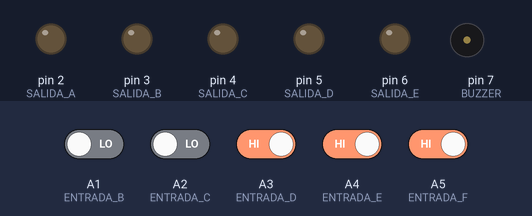
Bench run of a sketch on a simulated Arduino Uno, built with avr-gcc and run on an emulated ATmega328P. On the bench: output pins drawn as LEDs (lit = HIGH), buzzer (waves = sounding). Dashed ring = blinking. Inputs (shaded band) come from the test bench; at power-on: A3 (ENTRADA_D), A4 (ENTRADA_E), A5 (ENTRADA_F) HIGH, A1 (ENTRADA_B), A2 (ENTRADA_C) LOW. Random numbers use the default seed unless the sketch sets one.

Above: at 1.2 s.
1.3 s: A5 (ENTRADA_F) driven LOW
At 2.83 s:
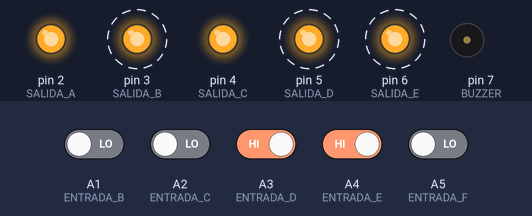
At 4.1 s:
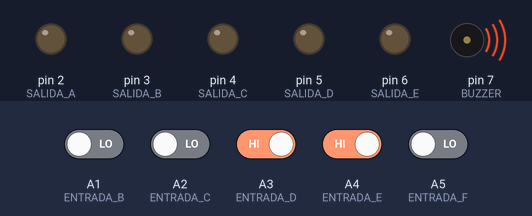
4.3 s: A2 (ENTRADA_C) driven HIGH
At 7.03 s:
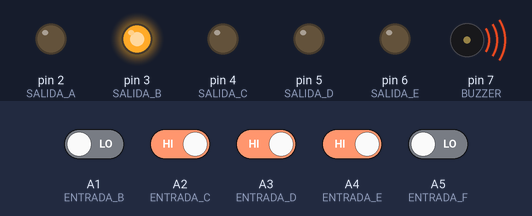
7.3 s: A2 (ENTRADA_C) driven LOW and A3 (ENTRADA_D) driven LOW
10.3 s: A4 (ENTRADA_E) driven LOW
13.3 s: A4 (ENTRADA_E) driven HIGH
Timing chart, 0 to 17.3 s (numbered marks = the images above; inputs shaded):
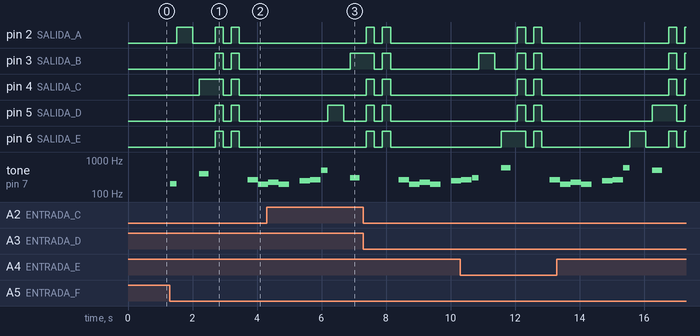

Measured:
- after the input at 1.3 s, pin 2 (SALIDA_A): goes HIGH 0.50 s, LOW 0.70 s, HIGH 0.25 s, LOW 0.25 s, HIGH 0.25 s, then LOW, starting after 0.21 s; pin 3 (SALIDA_B): alternates HIGH for 0.25 s and LOW for 0.25 s, 4 changes in all, then stays LOW, starting after 1.4 s
- after the input at 4.3 s, pin 3 (SALIDA_B): LOW → HIGH after 2.6 s

The sketch:

ProyectoArduinoFinal.ino
```cpp
#define   BUZZER   7
#define   ENTRADA_A  A0
#define   ENTRADA_B  A1
#define   ENTRADA_C  A2
#define   ENTRADA_D  A3
#define   ENTRADA_E  A4
#define   ENTRADA_F  A5
#define   SALIDA_A   2
#define   SALIDA_B   3
#define   SALIDA_C   4
#define   SALIDA_D   5
#define   SALIDA_E   6

int melodia[ ] = {262, 196, 196, 220, 196, 0, 247, 262};
int duracionNotas[] = {4, 8, 8, 4, 4, 4, 4, 4};
int nivelActual = 1;
int velocidad = 500;
const int NIVEL_MAX = 100;
int secuencia[NIVEL_MAX];
int secuenciaUsuario[NIVEL_MAX];

void setup(){
   pinMode(ENTRADA_D, INPUT);
   pinMode(ENTRADA_C, INPUT);
   pinMode(ENTRADA_B, INPUT);
   pinMode(ENTRADA_A, INPUT);
   pinMode(ENTRADA_E, INPUT);
   pinMode(ENTRADA_F, INPUT);
   pinMode(SALIDA_A, OUTPUT);
   pinMode(SALIDA_B, OUTPUT);
   pinMode(SALIDA_C, OUTPUT);
   pinMode(SALIDA_D, OUTPUT);
   pinMode(SALIDA_E, OUTPUT);
   digitalWrite(SALIDA_A, LOW);
   digitalWrite(SALIDA_B, LOW);
   digitalWrite(SALIDA_C, LOW);
   digitalWrite(SALIDA_D, LOW);
   digitalWrite(SALIDA_E, LOW);
}

void loop(){
   if(nivelActual == 1){
      generaSecuencia();
   }
   if(nivelActual != 1 || digitalRead(ENTRADA_F) == LOW){
      muestraSecuencia();
      leeSecuencia();
   }
}

void muestraSecuencia(){
   digitalWrite(SALIDA_A, LOW);
   digitalWrite(SALIDA_B, LOW);
   digitalWrite(SALIDA_C, LOW);
   digitalWrite(SALIDA_D, LOW);
   digitalWrite(SALIDA_E, LOW);
   for(int i = 0; i < nivelActual; i++){
      if( secuencia[i] == SALIDA_A ){
         tone(BUZZER, 200);
         delay(200);
         noTone(BUZZER);
      }
      if( secuencia[i] == SALIDA_B ){
         tone(BUZZER, 300);
         delay(200);
         noTone(BUZZER);
      }
      if( secuencia[i] == SALIDA_C ){
         tone(BUZZER, 400);
         delay(200);
         noTone(BUZZER);
      }
      if( secuencia[i] == SALIDA_D ){
         tone(BUZZER, 500);
         delay(200);
         noTone(BUZZER);
      }
      if( secuencia[i] == SALIDA_E ){
         tone(BUZZER, 600);
         delay(200);
         noTone(BUZZER);
      }
      digitalWrite(secuencia[i], HIGH);
      delay(velocidad);
      digitalWrite(secuencia[i], LOW);
      delay(200);
   }
}

void leeSecuencia(){
   int flag = 0;
   for(int i = 0; i < nivelActual; i++){
      flag = 0;
      while(flag == 0){
         if(digitalRead(ENTRADA_E) == LOW){
            digitalWrite(SALIDA_E, HIGH);
            tone(BUZZER, 600);
            delay(300);
            noTone(BUZZER);
            secuenciaUsuario[i] = SALIDA_E;
            flag = 1;
            delay(200);
            if(secuenciaUsuario[i] != secuencia[i]){
               secuenciaError();
               return;
            }
            digitalWrite(SALIDA_E, LOW);
         }
         if(digitalRead(ENTRADA_D) == LOW){
            digitalWrite(SALIDA_D, HIGH);
            tone(BUZZER, 500);
            delay(300);
            noTone(BUZZER);
            secuenciaUsuario[i] = SALIDA_D;
            flag = 1;
            delay(200);
            if(secuenciaUsuario[i] != secuencia[i]){
               secuenciaError();
               return;
            }
            digitalWrite(SALIDA_D, LOW);
         }
         if(digitalRead(ENTRADA_C) == LOW){
            digitalWrite(SALIDA_C, HIGH);
            tone(BUZZER, 400);
            delay(300);
            noTone(BUZZER);
            secuenciaUsuario[i] = SALIDA_C;
            flag = 1;
            delay(200);
            if(secuenciaUsuario[i] != secuencia[i]){
               secuenciaError();
               return;
            }
            digitalWrite(SALIDA_C, LOW);
         }
         if(digitalRead(ENTRADA_B) == LOW){
            digitalWrite(SALIDA_B, HIGH);
            tone(BUZZER, 300);
            delay(300);
            noTone(BUZZER);
            secuenciaUsuario[i] = SALIDA_B;
            flag = 1;
            delay(200);
            if(secuenciaUsuario[i] != secuencia[i]){
               secuenciaError();
               return;
            }
            digitalWrite(SALIDA_B, LOW);
         }
         if(digitalRead(ENTRADA_A) == LOW){
            digitalWrite(SALIDA_A, HIGH);
            tone(BUZZER, 200);
            delay(300);
            noTone(BUZZER);
            secuenciaUsuario[i] = SALIDA_A;
            flag = 1;
            delay(200);
            if(secuenciaUsuario[i] != secuencia[i]){
               secuenciaError();
               return;
            }
            digitalWrite(SALIDA_A, LOW);
         }
      }
   }
   secuenciaCorrecta();
}

void generaSecuencia(){
   randomSeed(millis());
   for(int i = 0; i < NIVEL_MAX; i++){
      secuencia[i] = random(2,7);
   }
}

void melodiaError(){
   for(int i = 0; i < 8; i++){
      int duracionNota = 1000/duracionNotas[i];
      tone(BUZZER, melodia[i],duracionNotas);
      int pausaEntreNotas = duracionNota * 1.30;
      delay(pausaEntreNotas);
      noTone(BUZZER);
   }
}

void secuenciaError(){
   digitalWrite(SALIDA_A, HIGH);
   digitalWrite(SALIDA_B, HIGH);
   digitalWrite(SALIDA_C, HIGH);
   digitalWrite(SALIDA_D, HIGH);
   digitalWrite(SALIDA_E, HIGH);
   delay(250);
   digitalWrite(SALIDA_A, LOW);
   digitalWrite(SALIDA_B, LOW);
   digitalWrite(SALIDA_C, LOW);
   digitalWrite(SALIDA_D, LOW);
   digitalWrite(SALIDA_E, LOW);
   delay(250);
   digitalWrite(SALIDA_A, HIGH);
   digitalWrite(SALIDA_B, HIGH);
   digitalWrite(SALIDA_C, HIGH);
   digitalWrite(SALIDA_D, HIGH);
   digitalWrite(SALIDA_E, HIGH);
   delay(250);
   digitalWrite(SALIDA_A, LOW);
   digitalWrite(SALIDA_B, LOW);
   digitalWrite(SALIDA_C, LOW);
   digitalWrite(SALIDA_D, LOW);
   digitalWrite(SALIDA_E, LOW);
   delay(250);
   melodiaError();
   nivelActual = 1;
   velocidad = 500;
}

void secuenciaCorrecta(){
   if(nivelActual < NIVEL_MAX);
      nivelActual++;
   velocidad -= 50;
   delay(200);
}
```
